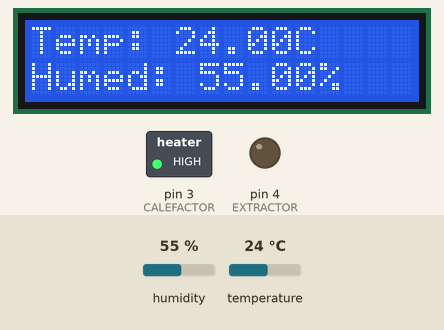
The sketch below on a simulated Arduino Uno, built with avr-gcc and run on an emulated ATmega328P. Shown: 16×2 character LCD, switched loads named in the sketch (green lamp = pin HIGH), output pins drawn as LEDs (lit = HIGH). Inputs (shaded band) come from the test bench; at power-on: temperature 24 °C, humidity 55 %. What the sketch prints to the serial monitor is not drawn.

Above: at 3.2 s.
3.3 s: temperature set to 28 °C
At 5.3 s:
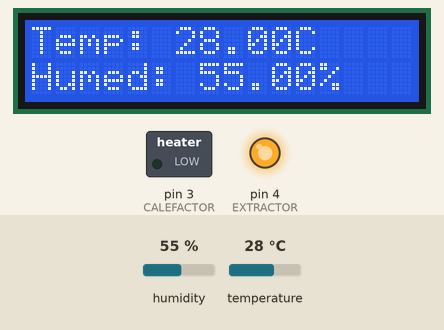
6.0 s: humidity set to 22 %
At 7.5 s:
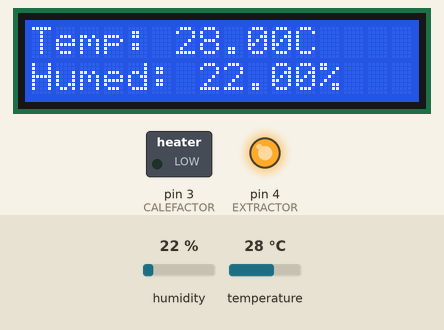
8.7 s: humidity set to 40 %
At 10.8 s:
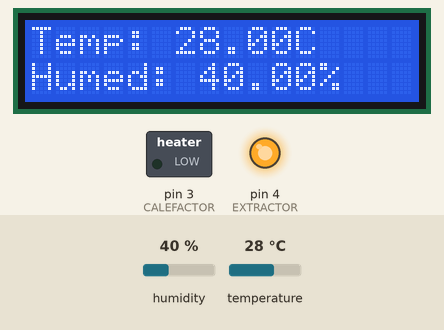
11.8 s: temperature set to 12 °C
At 12.9 s:
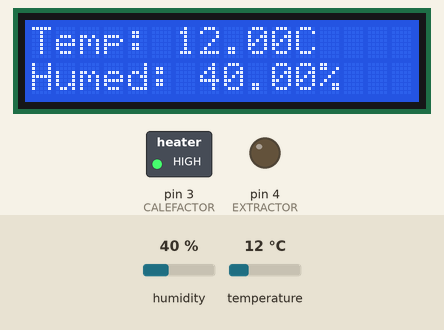
Timing chart, 0 to 14.8 s (numbered marks = the images above; inputs shaded):
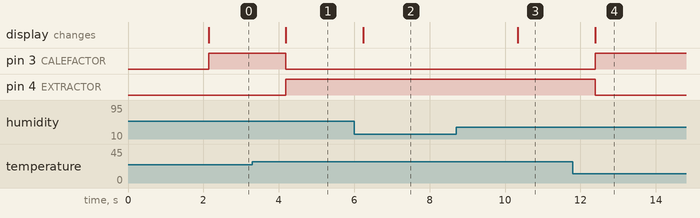

Measured:
- after the input at 3.3 s, pin 3 (CALEFACTOR): HIGH → LOW after 0.89 s; pin 4 (EXTRACTOR): LOW → HIGH after 0.89 s; the display: changes after 0.89 s (image 1)
- after the input at 6.0 s, the display: changes after 0.24 s (image 2)
- after the input at 8.7 s, the display: changes after 1.6 s (image 3)
- after the input at 11.8 s, pin 3 (CALEFACTOR): LOW → HIGH after 0.59 s; pin 4 (EXTRACTOR): HIGH → LOW after 0.59 s; the display: changes after 0.59 s (image 4)

The sketch:

Practica24.ino
```cpp
#include <Wire.h>
#include <LiquidCrystal_I2C.h>
#include <DHT.h>

// Configuración del LCD
LiquidCrystal_I2C lcd(0x27, 16, 2); // Dirección I2C (0x27 o 0x3F)

// Configuración del sensor DHT
#define DHTPIN 2      // Pin del sensor
#define DHTTYPE DHT11 // DHT11 o DHT22
DHT dht(DHTPIN, DHTTYPE);

// Definir pines de calefactor y extractor
#define CALEFACTOR 3  // Pin del calefactor
#define EXTRACTOR 4   // Pin del extractor

// Definir temperatura ambiente
const float TEMP_AMBIENTE = 25.0; // Ajustable

void setup() {
    Serial.begin(9600); // Iniciar Monitor Serie
    dht.begin();        // Iniciar sensor DHT
    lcd.init();         // Iniciar LCD
    lcd.backlight();    // Encender luz del LCD

    // Configurar calefactor y extractor como salida
    pinMode(CALEFACTOR, OUTPUT);
    pinMode(EXTRACTOR, OUTPUT);

    // Mostrar mensaje inicial
    lcd.setCursor(0, 0);
    lcd.print("  Monitoreo DHT  ");
    delay(2000);
    lcd.clear();
}

void loop() {
    // Leer temperatura y humedad
    float temperatura = dht.readTemperature();  // °C
    float humedad = dht.readHumidity();        // %

    // Validar datos correctos
    if (isnan(temperatura) || isnan(humedad)) {
        Serial.println("Error en lectura del sensor!");
        lcd.setCursor(0, 0);
        lcd.print("Error en Sensor");
        delay(1000);
        return;
    }

    // Mostrar en Monitor Serie
    Serial.print("Temperatura: "); Serial.print(temperatura); Serial.print(" °C | ");
    Serial.print("Humedad: "); Serial.print(humedad); Serial.println(" %");

    // Mostrar en LCD
    lcd.setCursor(0, 0);
    lcd.print("Temp: "); lcd.print(temperatura); lcd.print("C ");
    lcd.setCursor(0, 1);
    lcd.print("Humed: "); lcd.print(humedad); lcd.print("% ");

    // Control de calefactor y extractor
    if (temperatura < TEMP_AMBIENTE) {
        digitalWrite(CALEFACTOR, HIGH);
        digitalWrite(EXTRACTOR, LOW);
        Serial.println("CALEFACTOR ENCENDIDO");
    } else if (temperatura > TEMP_AMBIENTE) {
        digitalWrite(CALEFACTOR, LOW);
        digitalWrite(EXTRACTOR, HIGH);
        Serial.println("EXTRACTOR ENCENDIDO");
    } else {
        digitalWrite(CALEFACTOR, LOW);
        digitalWrite(EXTRACTOR, LOW);
        Serial.println("Temperatura estable");
    }

    delay(2000); // Esperar antes de la siguiente lectura
}
```
